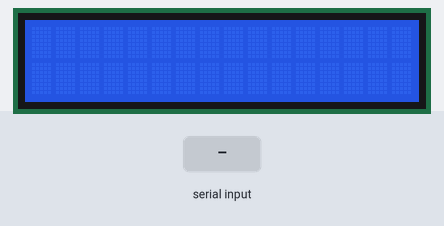
Simulated run of this sketch. Board: Arduino Uno, built with avr-gcc and run on an emulated ATmega328P. Shown: 16×2 character LCD. The test bench sets the inputs (shaded band). What the sketch prints to the serial monitor is not drawn.

Above: at 1.2 s.
1.3 s: "1\n" received over Serial
At 2.1 s:
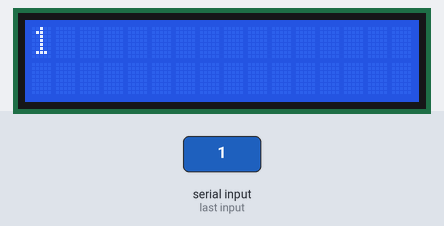
2.8 s: "0\n" received over Serial
At 3.4 s:
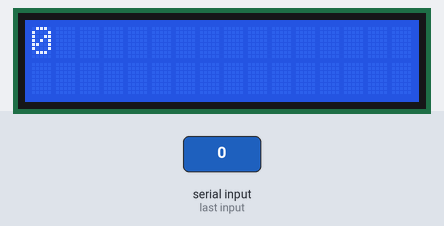
4.3 s: "2\n" received over Serial
At 5.5 s:
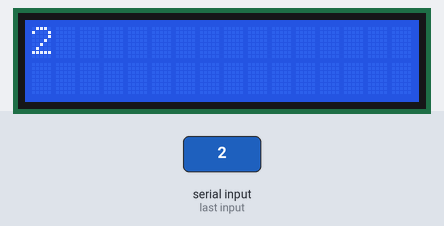
Timing chart, 0 to 7.3 s (numbered marks = the images above; inputs shaded):
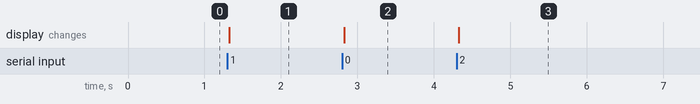

Measured:
- after the input at 1.3 s, the display: changes at once (image 1)
- after the input at 2.8 s, the display: changes at once (image 2)
- after the input at 4.3 s, the display: changes at once (image 3)

The sketch:

Lcd.ino
```cpp
#include <LiquidCrystal.h>

String str;
LiquidCrystal lcd (8, 9, 4, 5, 6, 7);

void printToLcd(String str) {
  lcd.clear();
  int bufSize = 33;
  char buf[bufSize];
  for(int i = 0; i < bufSize; i++) {
    buf[i] = ' ';
  }
  str.toCharArray(buf, bufSize);
  int k = 0;
  for (int i = 0; i < 2; i++) {
    for (int j = 0; j < 16; j++) {
      lcd.setCursor(j, i);
      //Serial.println(ch);
      lcd.write(buf[k]);
      k++;
    }
  }
}

void setup() {
  // put your setup code here, to run once:
  str = "";
  lcd.begin(16, 2);
  Serial.begin(9600);
  Serial.print("ready");
  //String initStr = "0123456789ABCDEF0123456789ABCDEF";
  //printToLcd(initStr);
}

void loop() {
  // put your main code here, to run repeatedly:
  if (Serial.available()) {
    str = Serial.readStringUntil('\n');
    //str = Serial.readString();
    //Serial.read();
    printToLcd(str);
    Serial.println(str);
    printToLcd(str);
  }
  delay(10);
}
```
